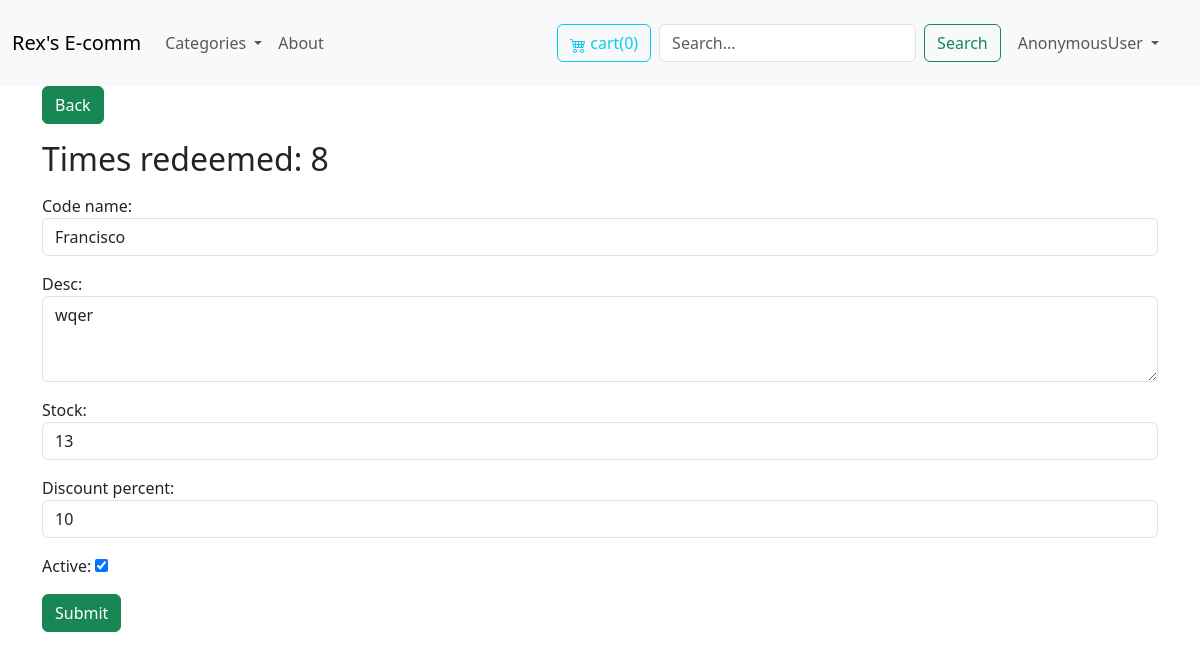
Screenshot of /editDiscount/24/ with the database file from the repository.
### store/models.py (models this page shows, shortened)
class Discount(models.Model):
    created_by = models.ForeignKey(User, related_name='discounts', on_delete=models.CASCADE)
    code_name    = models.CharField(max_length=35, unique=True)
    desc    = models.TextField()
    stock   = models.IntegerField()
    times_redeemed= models.IntegerField(editable=False,blank=True,null=False,default=0)
    discount_percent = models.IntegerField()
    active  = models.BooleanField(default=False)
    created_at  = models.DateTimeField(auto_now_add=True)
    modified_at = models.DateField(auto_now=True)

### userprofile/views.py (the view, shortened to what this page needs)
# urls.py: path('editDiscount/<int:pk>/',views.EditDiscount_UpdateView.as_view(), name='editDiscount'),
class EditDiscount_UpdateView(UpdateView):
    model =Discount
    form_class = DiscountForm
    context_object_name = 'discounts'
    template_name = 'userprofile/inventory/EditDiscount.html'
    success_url = reverse_lazy('MyProducts_ListView')

### store/forms.py
class DiscountForm(forms.ModelForm):
    id = forms.IntegerField(widget=forms.HiddenInput, required=False)
    class Meta:
        model = Discount
        exclude = ('created_at','modified_at',)
        widgets= {
            'created_by':forms.HiddenInput(),
            'code_name': forms.TextInput(attrs={
                'class': forma,#'w-full mb-2 px-2 py-4 border border-gray-200'
            }),
            'desc': forms.Textarea(attrs={
                'rows':3,
                'class': forma,#'w-full mb-2 px-2 py-4 border border-gray-200'
            }),
            'stock': forms.NumberInput(attrs={
                'class': forma,#'w-full mb-2 px-2 py-4 border border-gray-200'
            }),
            'discount_percent': forms.NumberInput(attrs={
                'class': forma,#'w-full mb-2 px-2 py-4 border border-gray-200'
            }),
        }

### store/cart.py (called while the page is built)
    def __len__(self):
        return sum(item['quantity'] for item in self.cart.values())

### store/context_processors.py (called while the page is built)
def cart(request):
    return {'cart':Cart(request)}

### store/templatetags/menu.py (called while the page is built)
@register.inclusion_tag('core/menu.html')
def menu(*args, **kwargs):
    categories = Category.objects.annotate(product_count=Count('products')).filter(product_count__gt=0)
    return {'categories': categories}

@register.simple_tag
def back_button(request):
    if request.method == 'GET':
        return True #request.META.get('HTTP_REFERER', '/')
    return False

### userprofile/templates/userprofile/inventory/EditDiscount.html (shortened to what this page needs)
{% extends 'core/mainBase.html' %}
{% block content %}
    <h2 class="my-3">Times redeemed: {% if discounts.times_redeemed  > 0 %} {{discounts.times_redeemed}}  {% else %} 0 {% endif %}</h2>
    <form action="." method="post" class="my-2 mb-10">
        {{form.as_p}}
        <button class="btn btn-success mb-4">Submit</button>
    </form>
{% endblock content %}

### rows the page displays
Discount: times_redeemed "8", code_name "Francisco", desc "wqer", stock "13", discount_percent "10", active "☑"

### other values shown
{{ cart|length }} "0"
{{ request.user }} "AnonymousUser"
